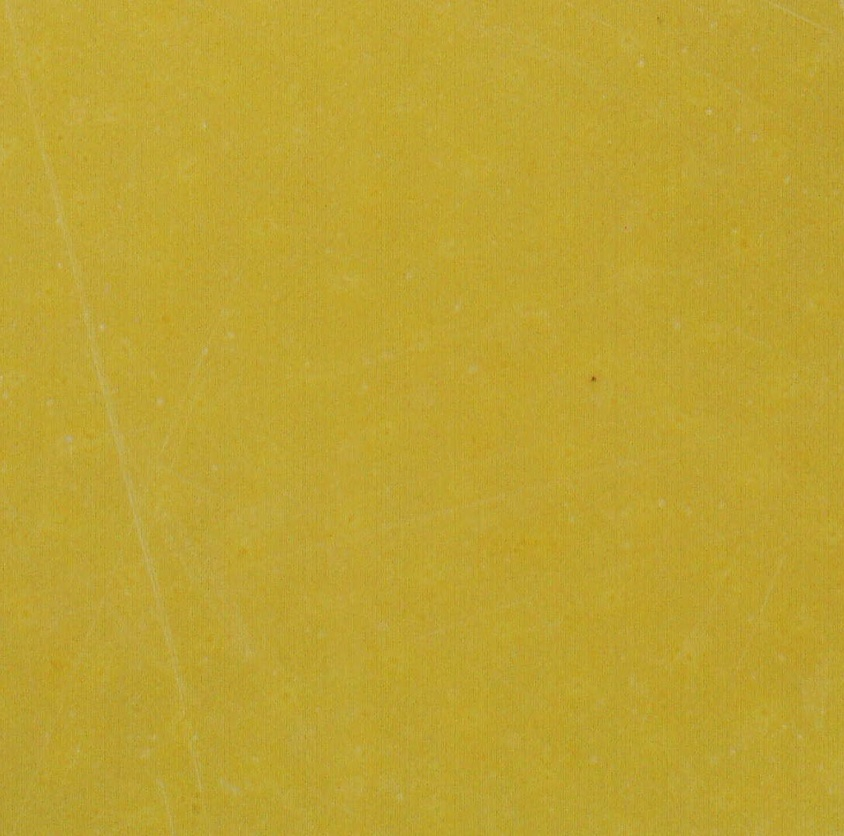
#> input picture src/flexo-tools/mottling/samples/test/amarelo-rotogravura.jpeg, 844 x 836 px, shrunk from 1090 x 1080 before the run; its folder holds only this picture in this run
$ python calc_mottling.py
#> lines starting #> are read from the running program, lines starting #| are printed output that depends on the picture
### src/flexo-tools/mottling/mottling.py
import cv2
import numpy as np
from pathlib import Path


def load_grayscale_image(path: Path) -> np.ndarray:
    """Loads the image in grayscale."""
    img = cv2.imread(path, cv2.IMREAD_GRAYSCALE)
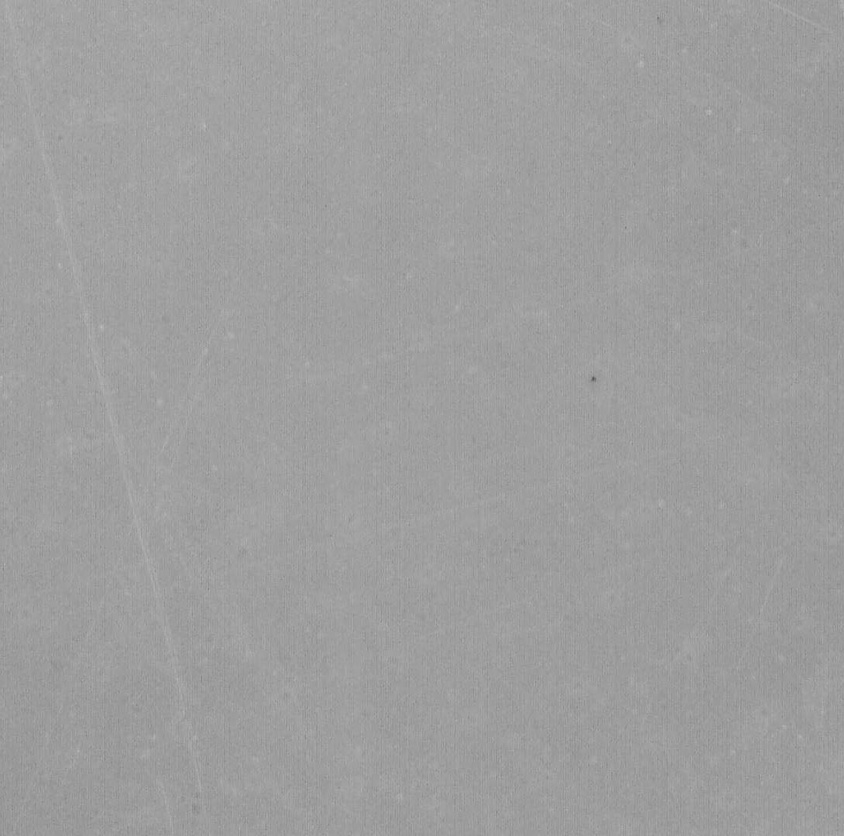
#> img: shape (836, 844); min 81, max 190, mean 158.4
    if img is None:
        raise ValueError(f"Erro ao carregar imagem: {path}")
    return img.astype(np.float32)


def low_pass_filter(img: np.ndarray, kernel: tuple, sigma: float) -> np.ndarray:
    """Applies Gaussian blur to the image."""
#> called with kernel = (21, 21), sigma = 5
    return cv2.GaussianBlur(img, kernel, sigma)


def calculate_mottling_index(img: np.ndarray) -> tuple[float, float, float]:
    """
    Calculates the mottling index based on the mean and
    standard deviation of the image.
    """
    mean = np.mean(img)
#> mean = 158.4
    std = np.std(img)
#> std = 2.39
    mi = std / mean * 100
#> mi = 1.51
    return float(mean), float(std), float(mi)


def mi_from_image(
    path: Path, kernel: tuple, sigma: float
) -> tuple[float, float, float]:
    """Calculates the mottling index directly from an image path."""
    img = load_grayscale_image(path)
    filtered = low_pass_filter(img, kernel, sigma)
    return calculate_mottling_index(filtered)

### src/flexo-tools/mottling/calc_mottling.py
from pathlib import Path

from mottling import mi_from_image

# Gaussian blur parameters
GAUSSIAN_KERNEL = (21, 21)
GAUSSIAN_SIGMA = 5


def process_folder(folder):
    results = []

    folder_path = Path(folder)
    if not folder_path.exists():
        return results

    for path in folder_path.iterdir():
        if not path.is_file():
            continue

        if path.suffix.lower() in (".png", ".jpg", ".jpeg", ".tif", ".bmp"):
            mean, std, mi = mi_from_image(path, GAUSSIAN_KERNEL, GAUSSIAN_SIGMA)
#> mean = 158.4; std = 2.39; mi = 1.51
            results.append((path.name, mean, std, mi))

            print(
                f"{path.name:30s} | Média: {mean:.2f} | Std: {std:.2f} | MI: {mi:.2f}%"
            )
#| amarelo-rotogravura.jpeg       | Média: 158.42 | Std: 2.39 | MI: 1.51%

    return results


if __name__ == "__main__":
    folder_path = "samples/test"  # pasta com as imagens
    results = process_folder(folder_path)
#> results = [('amarelo-rotogravura.jpeg', 158.4, 2.39, 1.51)]
